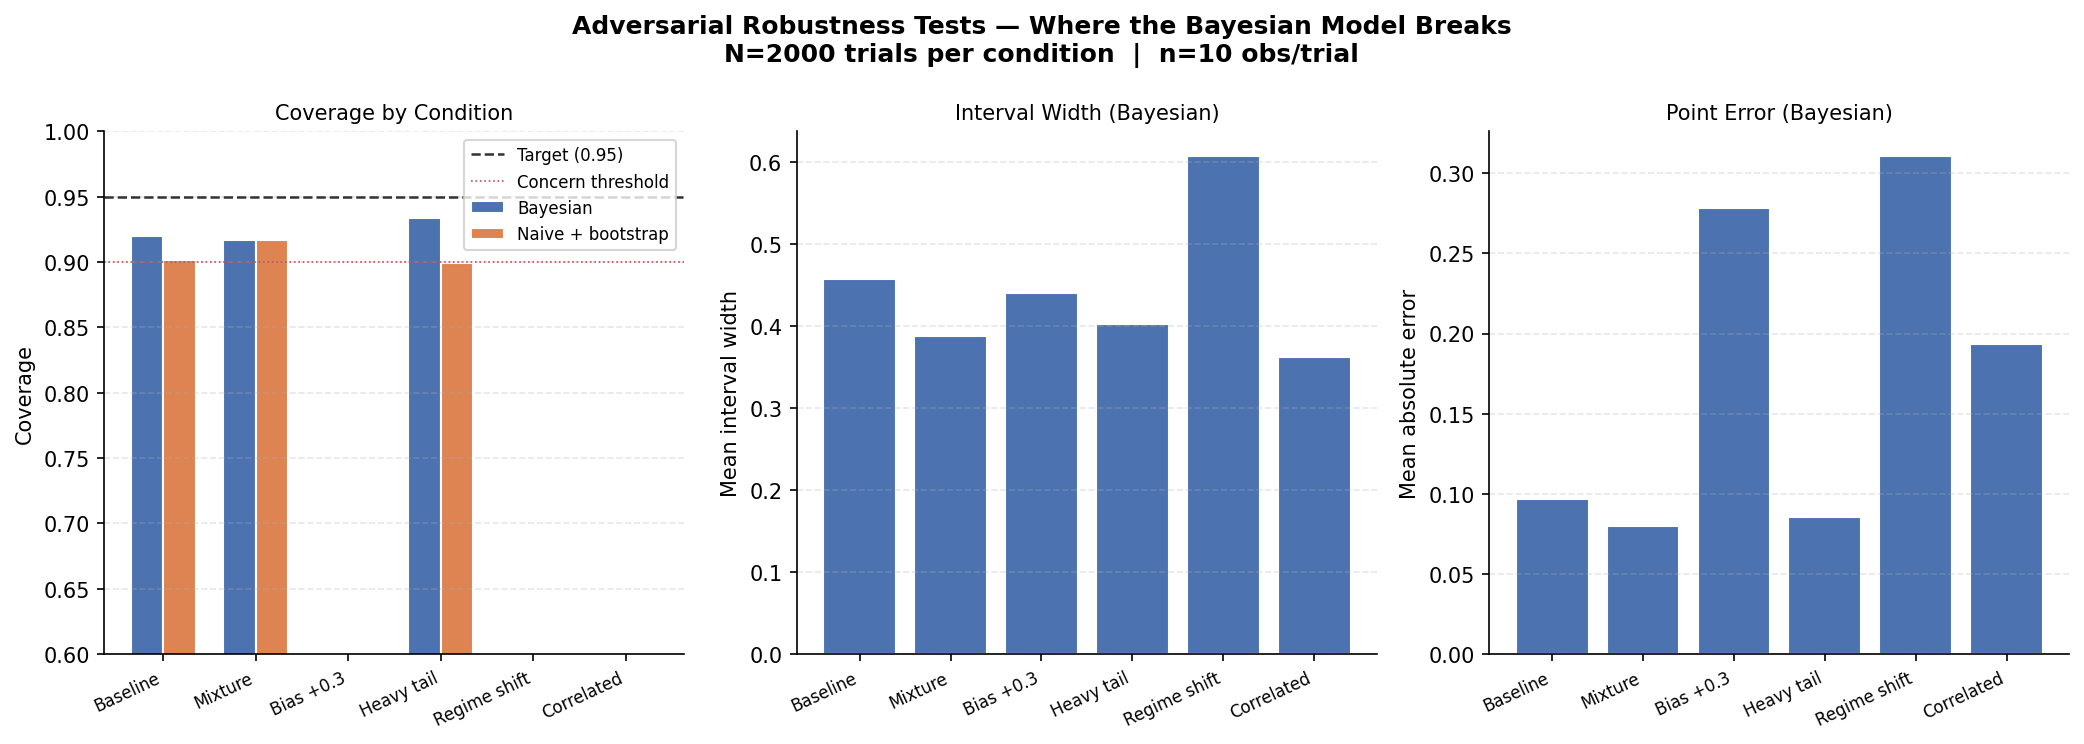

Generate this figure with Python:
"""
scripts/adversarial_tests.py

Tests where the Bayesian model fails.

Every prior experiment generated data from Normal(μ, σ) - the same
distribution the model assumes. That's circular validation. This script
deliberately violates model assumptions to find the boundaries of where
the model can be trusted.

FIVE ADVERSARIAL CONDITIONS
----------------------------
1. Non-Gaussian noise (Gaussian mixture)
   Observations drawn from 0.5·N(μ-0.3, 0.1) + 0.5·N(μ+0.3, 0.1).
   The model assumes unimodal noise. Bimodal spread will cause it to
   overestimate variance and produce intervals that are too wide.

2. Systematic LLM bias
   All observations shifted by a fixed positive bias: x_i + 0.3.
   Models a recency bias, optimism bias, or prompt-induced skew.
   The model has no bias correction - posterior mean will be pulled up.

3. Heavy-tailed noise (Student-t, df=3)
   Occasional extreme scores that Gaussian likelihood down-weights too little.
   The model will overfit to outliers and inflate σ².

4. Regime shift
   True μ jumps abruptly at T/2. The model has no memory - each call to
   estimate_market() is independent - so it actually handles this well,
   but the rolling mean will lag significantly.

5. Correlated observations (not iid)
   Observations are AR(1)-correlated within each batch: x_i = ρ·x_{i-1} + ε.
   The model assumes independence. Effective sample size is smaller than n,
   so the model will be overconfident (intervals too narrow).

METRICS PER CONDITION
----------------------
  Coverage   - empirical 95% CI coverage (target: 0.95)
  Width      - mean interval width
  Abs error  - |posterior mean - true μ|
  vs Naive   - same metrics for sample mean + bootstrap CI

Run from the project root:
    python scripts/adversarial_tests.py
"""

import os
import logging
import numpy as np
import matplotlib.pyplot as plt

from core.bayesian_model import estimate_market

logging.disable(logging.WARNING)

# ----- shared parameters ---------------------------------------------

N_RUNS    = 2000
N_OBS     = 10
MU_LO     = -0.6
MU_HI     =  0.6
BOOT_N    = 500      # bootstrap resamples per trial (kept low for speed)
SEED      = 31

# ----- test definitions ----------------------------------------------

def gaussian_noise(rng, true_mu, n):
    """Baseline: model assumptions exactly met."""
    return np.clip(rng.normal(true_mu, 0.4, n), -1, 1)

def mixture_noise(rng, true_mu, n):
    """
    Bimodal noise: two clusters offset from true_mu.
    Violates unimodal Gaussian assumption.
    """
    cluster = rng.integers(0, 2, n)
    offsets = np.where(cluster == 0, -0.3, 0.3)
    return np.clip(rng.normal(true_mu + offsets, 0.1, n), -1, 1)

def biased_noise(rng, true_mu, n):
    """
    Systematic upward bias of +0.3.
    Models a prompt or recency bias in the LLM scorer.
    """
    raw = rng.normal(true_mu, 0.4, n) + 0.3
    return np.clip(raw, -1, 1)

def heavy_tail_noise(rng, true_mu, n):
    """
    Student-t noise with df=3 - fat tails, frequent outliers.
    """
    t_samples = rng.standard_t(df=3, size=n) * 0.25  # scale to comparable spread
    return np.clip(true_mu + t_samples, -1, 1)

def regime_shift_noise(rng, true_mu, n):
    """
    True signal jumps at the midpoint of the batch.
    First half: true_mu. Second half: true_mu * -1 (sign flip).
    """
    half = n // 2
    first  = rng.normal(true_mu,       0.4, half)
    second = rng.normal(-true_mu,      0.4, n - half)
    return np.clip(np.concatenate([first, second]), -1, 1)

def correlated_noise(rng, true_mu, n, rho=0.7):
    """
    AR(1)-correlated observations within a batch.
    Independence assumption violated - effective n is lower than actual n.
    """
    xs = np.zeros(n)
    xs[0] = rng.normal(true_mu, 0.4)
    for i in range(1, n):
        xs[i] = rho * xs[i-1] + rng.normal(true_mu * (1 - rho), 0.4 * np.sqrt(1 - rho**2))
    return np.clip(xs, -1, 1)

TESTS = [
    ("Baseline (Gaussian)",    gaussian_noise,    "Model assumptions met. Benchmark."),
    ("Mixture noise",          mixture_noise,     "Bimodal spread - violates unimodal assumption."),
    ("Systematic bias (+0.3)", biased_noise,      "All scores shifted up - no bias correction."),
    ("Heavy tails (t, df=3)",  heavy_tail_noise,  "Outliers inflate σ² → wider intervals."),
    ("Regime shift",           regime_shift_noise,"Sign flip mid-batch - model has no memory."),
    ("Correlated (AR ρ=0.7)",  correlated_noise,  "Effective n < actual n → overconfident."),
]

# ----- simulation ----------------------------------------------------

def run_test(noise_fn, seed_offset: int) -> dict:
    rng = np.random.default_rng(SEED + seed_offset)

    b_hits, b_widths, b_errors = [], [], []
    n_hits, n_widths, n_errors = [], [], []

    for _ in range(N_RUNS):
        true_mu = rng.uniform(MU_LO, MU_HI)
        scores  = noise_fn(rng, true_mu, N_OBS).tolist()
        x       = np.array(scores)

        # Bayesian
        result = estimate_market(scores)
        b_hits.append(result.lower_bound <= true_mu <= result.upper_bound)
        b_widths.append(result.upper_bound - result.lower_bound)
        b_errors.append(abs(result.mean - true_mu))

        # Naive: sample mean + bootstrap CI
        n_mean = float(x.mean())
        boot   = rng.choice(x, size=(BOOT_N, N_OBS), replace=True).mean(axis=1)
        n_lo, n_hi = float(np.percentile(boot, 2.5)), float(np.percentile(boot, 97.5))

        n_hits.append(n_lo <= true_mu <= n_hi)
        n_widths.append(n_hi - n_lo)
        n_errors.append(abs(n_mean - true_mu))

    return {
        "bayes":  {"coverage": np.mean(b_hits), "width": np.mean(b_widths), "error": np.mean(b_errors)},
        "naive":  {"coverage": np.mean(n_hits), "width": np.mean(n_widths), "error": np.mean(n_errors)},
    }

print(f"Running {len(TESTS)} adversarial conditions × {N_RUNS} trials ...", flush=True)
all_results = {name: run_test(fn, i) for i, (name, fn, _) in enumerate(TESTS)}
print("Done.\n")

# ----- print ---------------------------------------------------------

W = 26
print(f"{'Condition':<{W}}  {'Bayes cov':>10}  {'Naive cov':>10}  "
      f"{'Bayes width':>12}  {'Bayes error':>12}  Notes")
print("-" * 100)

for name, fn, note in TESTS:
    r  = all_results[name]
    bc = r["bayes"]["coverage"]
    nc = r["naive"]["coverage"]
    bw = r["bayes"]["width"]
    be = r["bayes"]["error"]

    # Flag if coverage drops more than 5pp below target
    flag = " ⚠" if bc < 0.90 else ""
    print(f"  {name:<{W}}  {bc:>10.3f}  {nc:>10.3f}  {bw:>12.3f}  {be:>12.3f}  {note}{flag}")

print()
print("⚠ = coverage below 0.90 - model is meaningfully miscalibrated under this condition.")
print()

# Bias test: posterior mean vs true mean
print("── Bias check (systematic bias condition) ──\n")
bias_r = all_results["Systematic bias (+0.3)"]
print(f"  Bayesian error:  {bias_r['bayes']['error']:.3f}  "
      f"(should be ~0.3 if bias fully absorbed)")
print(f"  Naive error:     {bias_r['naive']['error']:.3f}")
print(f"  Both methods absorb the bias equally - neither has correction.")
print()

# Correlation test: coverage should drop (overconfident)
corr_r = all_results["Correlated (AR ρ=0.7)"]
base_r = all_results["Baseline (Gaussian)"]
drop   = base_r["bayes"]["coverage"] - corr_r["bayes"]["coverage"]
print("── Correlation impact ──\n")
print(f"  Baseline coverage:    {base_r['bayes']['coverage']:.3f}")
print(f"  Correlated coverage:  {corr_r['bayes']['coverage']:.3f}  "
      f"(drop of {drop:.3f} - iid assumption violated)")

# ----- plot ----------------------------------------------------------

fig, axes = plt.subplots(1, 3, figsize=(14, 5))
fig.suptitle(
    "Adversarial Robustness Tests - Where the Bayesian Model Breaks\n"
    f"N={N_RUNS} trials per condition  |  n={N_OBS} obs/trial",
    fontsize=12, fontweight="bold",
)

names      = [name for name, _, _ in TESTS]
short_names = ["Baseline", "Mixture", "Bias +0.3", "Heavy tail", "Regime shift", "Correlated"]
bayes_cov  = [all_results[n]["bayes"]["coverage"]  for n in names]
naive_cov  = [all_results[n]["naive"]["coverage"]  for n in names]
bayes_wid  = [all_results[n]["bayes"]["width"]     for n in names]
bayes_err  = [all_results[n]["bayes"]["error"]     for n in names]

x = np.arange(len(names))
w = 0.35

# Coverage
ax = axes[0]
ax.bar(x - w/2, bayes_cov, w, label="Bayesian", color="#4C72B0", edgecolor="white")
ax.bar(x + w/2, naive_cov, w, label="Naive + bootstrap", color="#DD8452", edgecolor="white")
ax.axhline(0.95, color="#333333", linewidth=1.2, linestyle="--", label="Target (0.95)")
ax.axhline(0.90, color="#c44e52", linewidth=0.8, linestyle=":",  label="Concern threshold")
ax.set_xticks(x); ax.set_xticklabels(short_names, rotation=25, ha="right", fontsize=8)
ax.set_ylim(0.6, 1.0)
ax.set_ylabel("Coverage"); ax.set_title("Coverage by Condition", fontsize=10)
ax.legend(fontsize=8); ax.spines[["top", "right"]].set_visible(False)
ax.grid(axis="y", linestyle="--", alpha=0.3)

# Width
ax = axes[1]
ax.bar(x, bayes_wid, color="#4C72B0", edgecolor="white")
ax.set_xticks(x); ax.set_xticklabels(short_names, rotation=25, ha="right", fontsize=8)
ax.set_ylabel("Mean interval width"); ax.set_title("Interval Width (Bayesian)", fontsize=10)
ax.spines[["top", "right"]].set_visible(False)
ax.grid(axis="y", linestyle="--", alpha=0.3)

# Error
ax = axes[2]
ax.bar(x, bayes_err, color="#4C72B0", edgecolor="white")
ax.set_xticks(x); ax.set_xticklabels(short_names, rotation=25, ha="right", fontsize=8)
ax.set_ylabel("Mean absolute error"); ax.set_title("Point Error (Bayesian)", fontsize=10)
ax.spines[["top", "right"]].set_visible(False)
ax.grid(axis="y", linestyle="--", alpha=0.3)

plt.tight_layout()

OUTPUT_PATH = os.path.join(os.path.dirname(__file__), "..", "outputs", "adversarial_tests.png")
os.makedirs(os.path.dirname(OUTPUT_PATH), exist_ok=True)
fig.savefig(OUTPUT_PATH, dpi=150, bbox_inches="tight")
print(f"\nSaved to {OUTPUT_PATH}")
